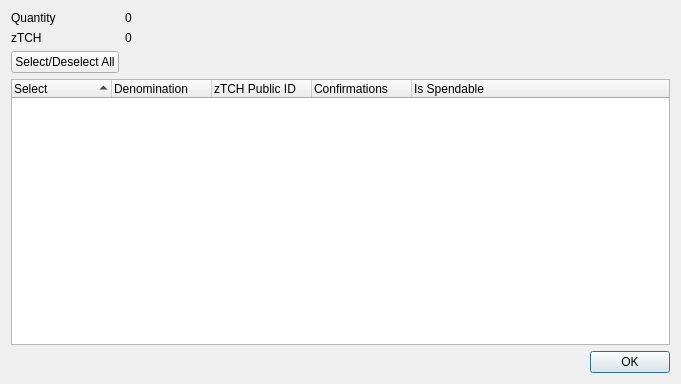
<?xml version="1.0" encoding="UTF-8"?>
<ui version="4.0">
 <class>ZTCHControlDialog</class>
 <widget class="QDialog" name="ZTCHControlDialog">
  <property name="geometry">
   <rect>
    <x>0</x>
    <y>0</y>
    <width>681</width>
    <height>384</height>
   </rect>
  </property>
  <property name="minimumSize">
   <size>
    <width>681</width>
    <height>384</height>
   </size>
  </property>
  <property name="windowTitle">
   <string>Select zTCH to Spend</string>
  </property>
  <layout class="QGridLayout" name="gridLayout">
   <item row="0" column="0">
    <layout class="QFormLayout" name="formLayout">
     <property name="sizeConstraint">
      <enum>QLayout::SetDefaultConstraint</enum>
     </property>
     <item row="0" column="0">
      <widget class="QLabel" name="labelQuantity">
       <property name="text">
        <string>Quantity</string>
       </property>
      </widget>
     </item>
     <item row="0" column="1">
      <widget class="QLabel" name="labelQuantity_int">
       <property name="text">
        <string>0</string>
       </property>
      </widget>
     </item>
     <item row="1" column="0">
      <widget class="QLabel" name="labelZTCH">
       <property name="text">
        <string>zTCH</string>
       </property>
      </widget>
     </item>
     <item row="1" column="1">
      <widget class="QLabel" name="labelZTCH_int">
       <property name="text">
        <string>0</string>
       </property>
      </widget>
     </item>
     <item row="2" column="0">
      <widget class="QPushButton" name="pushButtonAll">
       <property name="text">
        <string>Select/Deselect All</string>
       </property>
      </widget>
     </item>
    </layout>
   </item>
   <item row="1" column="0">
    <layout class="QVBoxLayout" name="verticalLayout">
     <item>
      <widget class="QTreeWidget" name="treeWidget">
       <property name="minimumSize">
        <size>
         <width>0</width>
         <height>250</height>
        </size>
       </property>
       <property name="alternatingRowColors">
        <bool>true</bool>
       </property>
       <property name="sortingEnabled">
        <bool>true</bool>
       </property>
       <property name="columnCount">
        <number>5</number>
       </property>
       <attribute name="headerDefaultSectionSize">
        <number>100</number>
       </attribute>
       <column>
        <property name="text">
         <string notr="true">Select</string>
        </property>
       </column>
       <column>
        <property name="text">
         <string notr="true">Denomination</string>
        </property>
       </column>
       <column>
        <property name="text">
         <string notr="true">zTCH Public ID</string>
        </property>
       </column>
       <column>
        <property name="text">
         <string notr="true">Confirmations</string>
        </property>
       </column>
       <column>
        <property name="text">
         <string>Is Spendable</string>
        </property>
       </column>
      </widget>
     </item>
     <item>
      <widget class="QDialogButtonBox" name="buttonBox">
       <property name="orientation">
        <enum>Qt::Horizontal</enum>
       </property>
       <property name="standardButtons">
        <set>QDialogButtonBox::Ok</set>
       </property>
      </widget>
     </item>
    </layout>
   </item>
  </layout>
 </widget>
 <resources/>
 <connections>
  <connection>
   <sender>buttonBox</sender>
   <signal>accepted()</signal>
   <receiver>ZTCHControlDialog</receiver>
   <slot>accept()</slot>
   <hints>
    <hint type="sourcelabel">
     <x>248</x>
     <y>254</y>
    </hint>
    <hint type="destinationlabel">
     <x>157</x>
     <y>274</y>
    </hint>
   </hints>
  </connection>
  <connection>
   <sender>buttonBox</sender>
   <signal>rejected()</signal>
   <receiver>ZTCHControlDialog</receiver>
   <slot>reject()</slot>
   <hints>
    <hint type="sourcelabel">
     <x>316</x>
     <y>260</y>
    </hint>
    <hint type="destinationlabel">
     <x>286</x>
     <y>274</y>
    </hint>
   </hints>
  </connection>
 </connections>
</ui>
